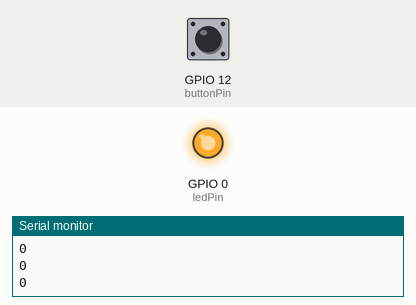
Recording of a sketch running on a simulated ESP8266 (NodeMCU). Shown: output pins drawn as LEDs (lit = HIGH), the last lines printed to the serial monitor. The test bench sets the inputs (shaded band); at power-on: GPIO 12 (buttonPin) LOW. WiFi joins after 1.5 s; servers stay silent unless stated; the Firebase database answers and starts empty.

Above: at 3.3 s.
3.4 s: GPIO 12 (buttonPin) pulled HIGH for 0.15 s
At 4.6 s:
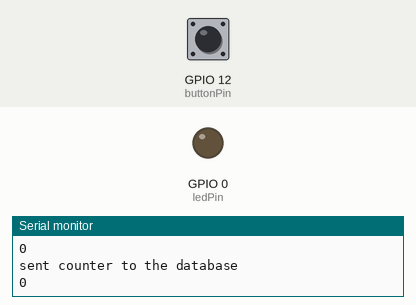
5.1 s: GPIO 12 (buttonPin) pulled HIGH for 1 s
At 5.9 s:
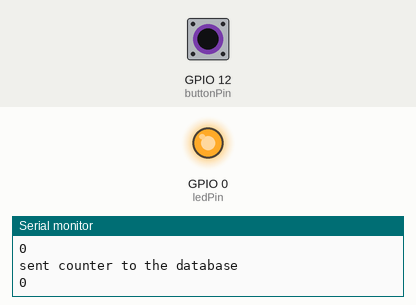
7.6 s: GPIO 12 (buttonPin) pulled HIGH for 3.2 s
At 9.0 s:
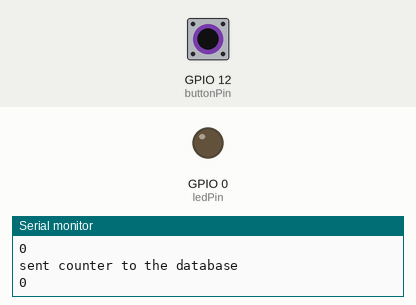
Timing chart, 0 to 10.6 s (numbered marks = the images above; inputs shaded):
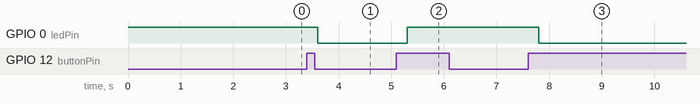

Measured:
- after the input at 3.4 s, GPIO 0 (ledPin): HIGH → LOW after 0.20 s
- after the input at 5.1 s, GPIO 0 (ledPin): LOW → HIGH after 0.20 s
- after the input at 7.6 s, GPIO 0 (ledPin): HIGH → LOW after 0.20 s

The sketch:

firebase_button3.ino
```cpp
/*
 * Created by LWHS Community Computing students Oscar Derryk, Raffa Gonzales, Jeffrey Jiang
 * based on example code by K. Suwatchai (Mobizt): Github: https://github.com/mobizt
 *
*/

//FirebaseESP8266.h must be included before ESP8266WiFi.h
#include "FirebaseESP8266.h"
#include <ESP8266WiFi.h>

#define FIREBASE_HOST "spirit-week-vote-counter.firebaseio.com" //put your database address here
#define FIREBASE_AUTH "GFx5p62qRI0tIXEKnBMibhWJylsgZ2De6J3rJp0W" // put your database secret here
#define WIFI_SSID "StudentNet" //wifi network
#define WIFI_PASSWORD "4153334021" //wifi password

//Define FirebaseESP8266 data object
FirebaseData firebaseData;

//button stuff below
// constants won't change. They're used here to set pin numbers:
const int buttonPin = 12;    // the number of the pushbutton pin
const int ledPin = 0;      // the number of the LED pin

// Variables will change:
int ledState = HIGH;         // the current state of the output pin
int buttonState;             // the current reading from the input pin
int lastButtonState = LOW;   // the previous reading from the input pin

// create a new float variable to hold the counter value for votes
int seniorcount;
int juniorcount;
int sophcount;
int froshcount;


// the following variables are unsigned longs because the time, measured in
// milliseconds, will quickly become a bigger number than can be stored in an int.
unsigned long lastDebounceTime = 0;  // the last time the output pin was toggled
unsigned long debounceDelay = 50;    // the debounce time; increase if the output flickers

void setup(){

  Serial.begin(115200);  //frequency for the Huzzah ESP8266
  //button
  pinMode(buttonPin, INPUT);
  pinMode(ledPin, OUTPUT);

  // set initial LED state
  digitalWrite(ledPin, ledState);

//database initialization sequence
  WiFi.begin(WIFI_SSID, WIFI_PASSWORD);
  Serial.print("Connecting to Wi-Fi");
  while (WiFi.status() != WL_CONNECTED)
  {
    Serial.print(".");
    delay(300);
  }
  Serial.println();
  Serial.print("Connected with IP: ");
  Serial.println(WiFi.localIP());
  Serial.println();

  Firebase.begin(FIREBASE_HOST, FIREBASE_AUTH);
  Firebase.reconnectWiFi(true);

  //Set database read timeout to 1 minute (max 15 minutes)
  Firebase.setReadTimeout(firebaseData, 1000 * 60);
  //tiny, small, medium, large and unlimited.
  //Size and its write timeout e.g. tiny (1s), small (10s), medium (30s) and large (60s).
  Firebase.setwriteSizeLimit(firebaseData, "tiny");


  Firebase.getInt(firebaseData, "/class/srtickets");
  seniorcount = firebaseData.intData();
  Serial.println(seniorcount);

  Firebase.getInt(firebaseData, "/class/jrtickets");
  seniorcount = firebaseData.intData();
  Serial.println(juniorcount);

  Firebase.getInt(firebaseData, "/class/sophtickets");
  sophcount = firebaseData.intData();
  Serial.println(sophcount);

  Firebase.getInt(firebaseData, "/class/froshtickets");
  froshcount = firebaseData.intData();
  Serial.println(froshcount);

}

void loop(){

//database path variables
     String path = "/class";
     String jsonStr = "";

  // read the state of the switch into a local variable:
  int reading = digitalRead(buttonPin);

  // check to see if you just pressed the button
  // (i.e. the input went from LOW to HIGH), and you've waited long enough
  // since the last press to ignore any noise:

  // If the switch changed, due to noise or pressing:
  if (reading != lastButtonState) {
    // reset the debouncing timer
    lastDebounceTime = millis();
  }

  if ((millis() - lastDebounceTime) > debounceDelay) {
    // whatever the reading is at, it's been there for longer than the debounce
    // delay, so take it as the actual current state:

    // if the button state has changed:
    if (reading != buttonState) {
      buttonState = reading;

      // only toggle the LED if the new button state is HIGH
      if (buttonState == HIGH) {
        ledState = !ledState;
        froshcount = froshcount +1;


        if(Firebase.setDouble(firebaseData, path + "/froshtickets", froshcount)){
            Serial.println("sent counter to the database");
            Serial.println(firebaseData.intData());
        }
        else{
            Serial.println("FAILED");
            Serial.println("REASON: " + firebaseData.errorReason());
            Serial.println("------------------------------------");
            Serial.println();
            }
        }
      }
    }


  // set the LED:
  digitalWrite(ledPin, ledState);

  // save the reading. Next time through the loop, it'll be the lastButtonState:
  lastButtonState = reading;


}
```
